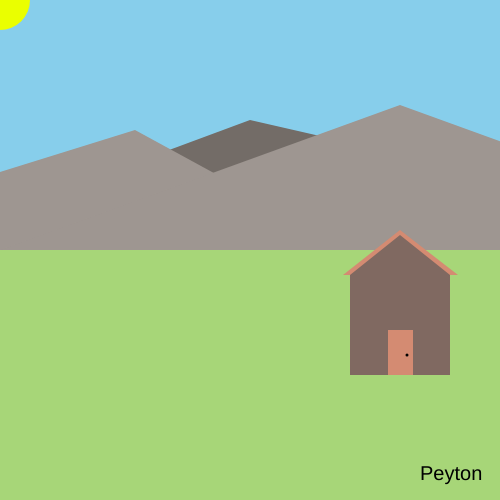
Frame 1 (no input)
Frame 60 (no input): identical to frame 1, image omitted
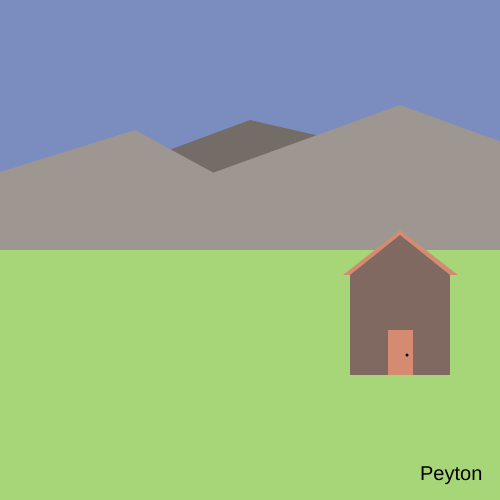
Frame 120 (the mouse pressed at the canvas centre since frame 60)

The p5.js sketch that drew these frames (run headless with seeded random() and noise() and a simulated clock; from frame 60 on, the mouse is pressed at the canvas centre):

// p5.js sketch
// ── sketch.js

// Interactive Scene 
// Peyton Salzsauler
// September 16, 2025

// variables that change background and landscape
let currentBack = 0;
let currentScape = 0;

function setup() {// creates canvas for the drawing
  createCanvas(500, 500);
  rectMode(CORNER);
  noStroke();
}

function draw() {
  // changes sky color values based on mouse y position
  let r = map(mouseY, 0, height, 0, 24);
  let g = map(mouseY, 0, height, 0, 133);
  let b = map(mouseY, 0, height, 0, 90);

  // Choose background color based on currentBack value
  if (currentBack === 0) {
    background(135 - r, 206 - g, 235 - b); // Light blue
    if (mouseY > 475) {
      background(111, 73, 145);
     } // Purple when near bottom
  } 
  else if (currentBack === 1) {
    background(219 - r, 147 - g, 22 - b); // Sunset orange
  } 
  else if (currentBack === 2) {
    background(255 - r, 100 - g, 100 - b); // Pink/red
  } 
  else if (currentBack === 3) {
    background(70 - r, 50 - g, 110 - b); // dark purple
  }

  // Draws sun character following the mouse
  fill(234, 255, 0);
  circle(mouseX, mouseY, 60);

  //draws mountains and the landscape
  mountains();
  landscape();
  noStroke();

  // Signed name
  fill(0);
  textSize(20);
  text("Peyton", 420, 480);
}

function mousePressed() {
  // Cycles sunset when middle mouse button is pressed
  if (mouseButton === CENTER) {
    currentBack = currentBack + 1;
    if (currentBack > 3) {
      currentBack = 0;
    }
  }
}
function keyPressed(){
  // determines which key is pressed
  // changes landscape based on key pressed
  if(key === 'b'){
    currentScape = 1;
    }
  else if(key === 'n'){
    currentScape = 0;
  }
}

function landscape(){// controls the bottom half of the horizon
  if(currentScape === 0){
    fill(167, 214, 120);
    rect(0, 250, 500, 250);
    cabin();
  }
  if (currentScape === 1){
    fill(78, 139, 199);
    rect(0, 250, 500, 250);
    dock();
  }
}

function mountains() {// creates mountains in distance
  fill(115, 108, 103);
  triangle(-100, 250, 250, 120, 600, 200);

  fill(158, 150, 145);
  triangle(-250, 250, 135, 130, 355, 250);
  triangle(800, 250, 400, 105, 0, 250);
}

function cabin() { // makes a cabin for default landscape
  // Cabin base
  fill(128, 105, 97);
  rect(350, 275, 100, 100);

  // Roof 
  fill(212, 139, 114);
  triangle(343, 275, 400, 230, 458, 275);

  // Roof outline
  fill(128, 105, 97);
  triangle(350, 275, 400, 235, 450, 275);

  // Door
  fill(212, 139, 114);
  rect(388, 330, 25, 45);

  // Doorknob
  fill(0);
  circle(407, 355, 3);
}
function dock() {// makes a dock for second landscape
  
  // makes dock
  fill(173, 136, 101); 
  rect(0, 300, 220, 50);
  
  // makes dock posts
  fill(140, 109, 79); 
  rect(0, 350, 10, 50);
  rect(50, 350, 10, 50);
  rect(100, 350, 10, 50);
  rect(150, 350, 10, 50);
  rect(200, 350, 10, 50);
  rect(0, 350, 220, 10);

  // fish body
  fill(217, 165, 11);
  circle(400, 370, 25);
  triangle(400, 370, 425, 379, 425, 359 );

  // fish eye and mouth
  fill(0);
  circle(395, 365, 5);
  stroke(0);
  line(388, 375, 400, 375 );
}
